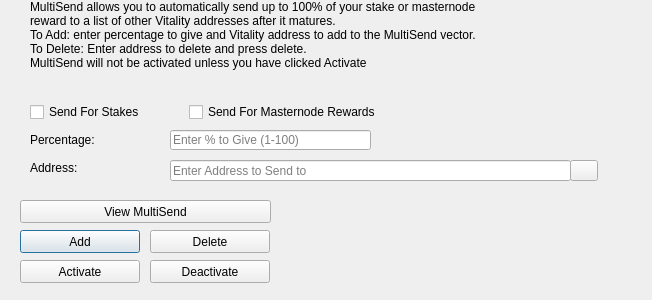
<?xml version="1.0" encoding="UTF-8"?>
<ui version="4.0">
 <class>MultiSendDialog</class>
 <widget class="QDialog" name="MultiSendDialog">
  <property name="windowModality">
   <enum>Qt::NonModal</enum>
  </property>
  <property name="geometry">
   <rect>
    <x>0</x>
    <y>0</y>
    <width>652</width>
    <height>300</height>
   </rect>
  </property>
  <property name="windowTitle">
   <string>MultiSend</string>
  </property>
  <widget class="QLineEdit" name="multiSendPercentEdit">
   <property name="geometry">
    <rect>
     <x>170</x>
     <y>130</y>
     <width>201</width>
     <height>20</height>
    </rect>
   </property>
   <property name="toolTip">
    <string>Enter whole numbers 1 - 100</string>
   </property>
   <property name="placeholderText">
    <string>Enter % to Give (1-100)</string>
   </property>
  </widget>
  <widget class="QLineEdit" name="multiSendAddressEdit">
   <property name="geometry">
    <rect>
     <x>170</x>
     <y>160</y>
     <width>401</width>
     <height>21</height>
    </rect>
   </property>
   <property name="toolTip">
    <string/>
   </property>
   <property name="placeholderText">
    <string>Enter Address to Send to</string>
   </property>
  </widget>
  <widget class="QLabel" name="label_2">
   <property name="geometry">
    <rect>
     <x>30</x>
     <y>0</y>
     <width>451</width>
     <height>121</height>
    </rect>
   </property>
   <property name="lineWidth">
    <number>1</number>
   </property>
   <property name="text">
    <string>MultiSend allows you to automatically send up to 100% of your stake or masternode reward to a list of other Vitality addresses after it matures.
To Add: enter percentage to give and Vitality address to add to the MultiSend vector.
To Delete: Enter address to delete and press delete.
MultiSend will not be activated unless you have clicked Activate</string>
   </property>
   <property name="alignment">
    <set>Qt::AlignLeading|Qt::AlignLeft|Qt::AlignTop</set>
   </property>
   <property name="wordWrap">
    <bool>true</bool>
   </property>
  </widget>
  <widget class="QLabel" name="message">
   <property name="geometry">
    <rect>
     <x>290</x>
     <y>200</y>
     <width>351</width>
     <height>91</height>
    </rect>
   </property>
   <property name="text">
    <string/>
   </property>
  </widget>
  <widget class="QPushButton" name="addButton">
   <property name="geometry">
    <rect>
     <x>20</x>
     <y>230</y>
     <width>120</width>
     <height>23</height>
    </rect>
   </property>
   <property name="toolTip">
    <string/>
   </property>
   <property name="statusTip">
    <string>Add to MultiSend Vector</string>
   </property>
   <property name="text">
    <string>Add</string>
   </property>
  </widget>
  <widget class="QPushButton" name="disableButton">
   <property name="geometry">
    <rect>
     <x>150</x>
     <y>260</y>
     <width>120</width>
     <height>23</height>
    </rect>
   </property>
   <property name="statusTip">
    <string>Deactivate MultiSend</string>
   </property>
   <property name="text">
    <string>Deactivate</string>
   </property>
  </widget>
  <widget class="QPushButton" name="addressBookButton">
   <property name="geometry">
    <rect>
     <x>570</x>
     <y>160</y>
     <width>28</width>
     <height>21</height>
    </rect>
   </property>
   <property name="toolTip">
    <string>Choose an address from the address book</string>
   </property>
   <property name="text">
    <string/>
   </property>
   <property name="icon">
    <iconset resource="../Vitality.qrc">
     <normaloff>:/icons/address-book</normaloff>:/icons/address-book</iconset>
   </property>
   <property name="shortcut">
    <string>Alt+A</string>
   </property>
   <property name="autoDefault">
    <bool>false</bool>
   </property>
  </widget>
  <widget class="QLabel" name="label">
   <property name="geometry">
    <rect>
     <x>30</x>
     <y>130</y>
     <width>121</width>
     <height>20</height>
    </rect>
   </property>
   <property name="toolTip">
    <string>Percentage of stake to send</string>
   </property>
   <property name="text">
    <string>Percentage:</string>
   </property>
  </widget>
  <widget class="QLabel" name="label_5">
   <property name="geometry">
    <rect>
     <x>30</x>
     <y>160</y>
     <width>111</width>
     <height>16</height>
    </rect>
   </property>
   <property name="toolTip">
    <string>Address to send portion of stake to</string>
   </property>
   <property name="text">
    <string>Address:</string>
   </property>
  </widget>
  <widget class="QPushButton" name="deleteButton">
   <property name="geometry">
    <rect>
     <x>150</x>
     <y>230</y>
     <width>120</width>
     <height>23</height>
    </rect>
   </property>
   <property name="toolTip">
    <string/>
   </property>
   <property name="statusTip">
    <string>Delete Address From MultiSend Vector</string>
   </property>
   <property name="text">
    <string>Delete</string>
   </property>
  </widget>
  <widget class="QPushButton" name="activateButton">
   <property name="geometry">
    <rect>
     <x>20</x>
     <y>260</y>
     <width>120</width>
     <height>23</height>
    </rect>
   </property>
   <property name="statusTip">
    <string>Activate MultiSend</string>
   </property>
   <property name="text">
    <string>Activate</string>
   </property>
  </widget>
  <widget class="QPushButton" name="viewButton">
   <property name="geometry">
    <rect>
     <x>20</x>
     <y>200</y>
     <width>251</width>
     <height>23</height>
    </rect>
   </property>
   <property name="toolTip">
    <string/>
   </property>
   <property name="statusTip">
    <string>View MultiSend Vector</string>
   </property>
   <property name="text">
    <string>View MultiSend</string>
   </property>
  </widget>
  <widget class="QWidget" name="horizontalLayoutWidget">
   <property name="geometry">
    <rect>
     <x>30</x>
     <y>100</y>
     <width>351</width>
     <height>24</height>
    </rect>
   </property>
   <layout class="QHBoxLayout" name="horizontalLayout">
    <item>
     <widget class="QCheckBox" name="multiSendStakeCheckBox">
      <property name="text">
       <string>Send For Stakes</string>
      </property>
     </widget>
    </item>
    <item>
     <widget class="QCheckBox" name="multiSendMasternodeCheckBox">
      <property name="text">
       <string>Send For Masternode Rewards</string>
      </property>
     </widget>
    </item>
   </layout>
  </widget>
 </widget>
 <resources>
  <include location="../Vitality.qrc"/>
 </resources>
 <connections/>
</ui>
